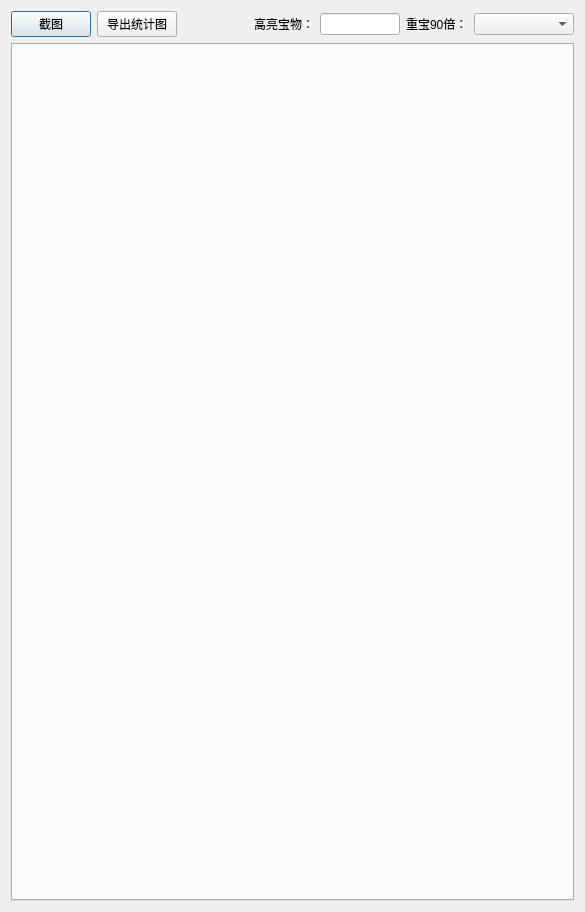
<?xml version="1.0" encoding="UTF-8"?>
<ui version="4.0">
 <class>QGuiViewport</class>
 <widget class="QDialog" name="QGuiViewport">
  <property name="geometry">
   <rect>
    <x>0</x>
    <y>0</y>
    <width>585</width>
    <height>912</height>
   </rect>
  </property>
  <property name="focusPolicy">
   <enum>Qt::NoFocus</enum>
  </property>
  <property name="windowTitle">
   <string>图表</string>
  </property>
  <layout class="QVBoxLayout" name="verticalLayout_5">
   <item>
    <layout class="QHBoxLayout" name="horizontalLayout">
     <item>
      <widget class="QPushButton" name="pushButton_rendpic">
       <property name="text">
        <string>截图</string>
       </property>
      </widget>
     </item>
     <item>
      <widget class="QPushButton" name="pushButton">
       <property name="sizePolicy">
        <sizepolicy hsizetype="Fixed" vsizetype="Fixed">
         <horstretch>0</horstretch>
         <verstretch>0</verstretch>
        </sizepolicy>
       </property>
       <property name="text">
        <string>导出统计图</string>
       </property>
      </widget>
     </item>
     <item>
      <spacer name="horizontalSpacer">
       <property name="orientation">
        <enum>Qt::Horizontal</enum>
       </property>
       <property name="sizeHint" stdset="0">
        <size>
         <width>40</width>
         <height>20</height>
        </size>
       </property>
      </spacer>
     </item>
     <item>
      <widget class="QLabel" name="label_2">
       <property name="text">
        <string>高亮宝物：</string>
       </property>
      </widget>
     </item>
     <item>
      <widget class="QLineEdit" name="lineEdit_serach">
       <property name="maximumSize">
        <size>
         <width>80</width>
         <height>16777215</height>
        </size>
       </property>
      </widget>
     </item>
     <item>
      <widget class="QLabel" name="label_3">
       <property name="text">
        <string>重宝90倍：</string>
       </property>
      </widget>
     </item>
     <item>
      <widget class="QComboBox" name="combobox_chongbao">
       <property name="sizePolicy">
        <sizepolicy hsizetype="Preferred" vsizetype="Fixed">
         <horstretch>0</horstretch>
         <verstretch>0</verstretch>
        </sizepolicy>
       </property>
       <property name="minimumSize">
        <size>
         <width>100</width>
         <height>0</height>
        </size>
       </property>
      </widget>
     </item>
    </layout>
   </item>
   <item>
    <widget class="QTabWidget" name="tabWidget">
     <property name="focusPolicy">
      <enum>Qt::TabFocus</enum>
     </property>
     <property name="currentIndex">
      <number>-1</number>
     </property>
    </widget>
   </item>
  </layout>
 </widget>
 <layoutdefault spacing="6" margin="11"/>
 <resources/>
 <connections>
  <connection>
   <sender>pushButton</sender>
   <signal>clicked()</signal>
   <receiver>QGuiViewport</receiver>
   <slot>on_export()</slot>
   <hints>
    <hint type="sourcelabel">
     <x>582</x>
     <y>32</y>
    </hint>
    <hint type="destinationlabel">
     <x>-77</x>
     <y>29</y>
    </hint>
   </hints>
  </connection>
  <connection>
   <sender>lineEdit_serach</sender>
   <signal>textChanged(QString)</signal>
   <receiver>QGuiViewport</receiver>
   <slot>on_serach_change(QString)</slot>
   <hints>
    <hint type="sourcelabel">
     <x>236</x>
     <y>30</y>
    </hint>
    <hint type="destinationlabel">
     <x>691</x>
     <y>32</y>
    </hint>
   </hints>
  </connection>
  <connection>
   <sender>combobox_chongbao</sender>
   <signal>currentIndexChanged(QString)</signal>
   <receiver>QGuiViewport</receiver>
   <slot>on_preGoods_change(QString)</slot>
   <hints>
    <hint type="sourcelabel">
     <x>404</x>
     <y>27</y>
    </hint>
    <hint type="destinationlabel">
     <x>637</x>
     <y>12</y>
    </hint>
   </hints>
  </connection>
  <connection>
   <sender>pushButton_rendpic</sender>
   <signal>clicked()</signal>
   <receiver>QGuiViewport</receiver>
   <slot>on_rendpic()</slot>
   <hints>
    <hint type="sourcelabel">
     <x>49</x>
     <y>17</y>
    </hint>
    <hint type="destinationlabel">
     <x>-16</x>
     <y>14</y>
    </hint>
   </hints>
  </connection>
 </connections>
 <slots>
  <slot>on_export()</slot>
  <slot>on_selectdatePath()</slot>
  <slot>on_updateCharts()</slot>
  <slot>on_serach_change(QString)</slot>
  <slot>on_preGoods_change(QString)</slot>
  <slot>on_rendpic()</slot>
 </slots>
</ui>
